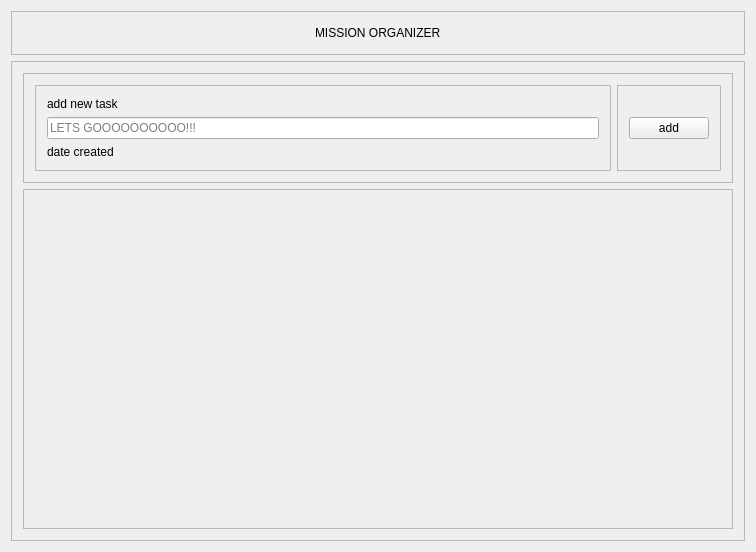
<?xml version="1.0" encoding="UTF-8"?>
<ui version="4.0">
 <class>ToDoAppsClass</class>
 <widget class="QWidget" name="ToDoAppsClass">
  <property name="geometry">
   <rect>
    <x>0</x>
    <y>0</y>
    <width>756</width>
    <height>552</height>
   </rect>
  </property>
  <property name="windowTitle">
   <string>ToDoApps</string>
  </property>
  <layout class="QVBoxLayout" name="verticalLayout">
   <item>
    <widget class="QFrame" name="TitleBarFrame">
     <property name="frameShape">
      <enum>QFrame::Shape::StyledPanel</enum>
     </property>
     <property name="frameShadow">
      <enum>QFrame::Shadow::Raised</enum>
     </property>
     <layout class="QHBoxLayout" name="horizontalLayout">
      <item>
       <spacer name="horizontalSpacer">
        <property name="orientation">
         <enum>Qt::Orientation::Horizontal</enum>
        </property>
        <property name="sizeHint" stdset="0">
         <size>
          <width>314</width>
          <height>20</height>
         </size>
        </property>
       </spacer>
      </item>
      <item>
       <widget class="QLabel" name="TitleText">
        <property name="text">
         <string>MISSION ORGANIZER</string>
        </property>
       </widget>
      </item>
      <item>
       <spacer name="horizontalSpacer_2">
        <property name="orientation">
         <enum>Qt::Orientation::Horizontal</enum>
        </property>
        <property name="sizeHint" stdset="0">
         <size>
          <width>313</width>
          <height>20</height>
         </size>
        </property>
       </spacer>
      </item>
     </layout>
    </widget>
   </item>
   <item>
    <widget class="QFrame" name="ContentFrame">
     <property name="frameShape">
      <enum>QFrame::Shape::StyledPanel</enum>
     </property>
     <property name="frameShadow">
      <enum>QFrame::Shadow::Raised</enum>
     </property>
     <layout class="QVBoxLayout" name="verticalLayout_2">
      <item>
       <widget class="QFrame" name="AddToDoList">
        <property name="frameShape">
         <enum>QFrame::Shape::StyledPanel</enum>
        </property>
        <property name="frameShadow">
         <enum>QFrame::Shadow::Raised</enum>
        </property>
        <layout class="QHBoxLayout" name="horizontalLayout_2">
         <item>
          <widget class="QFrame" name="AddLeft">
           <property name="frameShape">
            <enum>QFrame::Shape::StyledPanel</enum>
           </property>
           <property name="frameShadow">
            <enum>QFrame::Shadow::Raised</enum>
           </property>
           <layout class="QVBoxLayout" name="verticalLayout_3">
            <item>
             <widget class="QLabel" name="NewTaskLineEdit">
              <property name="text">
               <string>add new task</string>
              </property>
             </widget>
            </item>
            <item>
             <widget class="QLineEdit" name="NewTaskText">
              <property name="placeholderText">
               <string>LETS GOOOOOOOOOO!!!</string>
              </property>
             </widget>
            </item>
            <item>
             <widget class="QLabel" name="NewDateText">
              <property name="text">
               <string>date created</string>
              </property>
             </widget>
            </item>
           </layout>
          </widget>
         </item>
         <item>
          <widget class="QFrame" name="AddRight">
           <property name="frameShape">
            <enum>QFrame::Shape::StyledPanel</enum>
           </property>
           <property name="frameShadow">
            <enum>QFrame::Shadow::Raised</enum>
           </property>
           <layout class="QVBoxLayout" name="verticalLayout_4">
            <item>
             <widget class="QPushButton" name="AddNewBtn">
              <property name="text">
               <string>add</string>
              </property>
             </widget>
            </item>
           </layout>
          </widget>
         </item>
        </layout>
       </widget>
      </item>
      <item>
       <widget class="QScrollArea" name="AllNewTasks">
        <property name="enabled">
         <bool>true</bool>
        </property>
        <property name="widgetResizable">
         <bool>true</bool>
        </property>
        <widget class="QWidget" name="AllNewTasksContents">
         <property name="geometry">
          <rect>
           <x>0</x>
           <y>0</y>
           <width>708</width>
           <height>316</height>
          </rect>
         </property>
         <layout class="QVBoxLayout" name="verticalLayout_5">
          <item>
           <spacer name="verticalSpacer">
            <property name="orientation">
             <enum>Qt::Orientation::Vertical</enum>
            </property>
            <property name="sizeHint" stdset="0">
             <size>
              <width>20</width>
              <height>288</height>
             </size>
            </property>
           </spacer>
          </item>
         </layout>
        </widget>
       </widget>
      </item>
     </layout>
    </widget>
   </item>
  </layout>
 </widget>
 <layoutdefault spacing="6" margin="11"/>
 <resources/>
 <connections/>
</ui>
